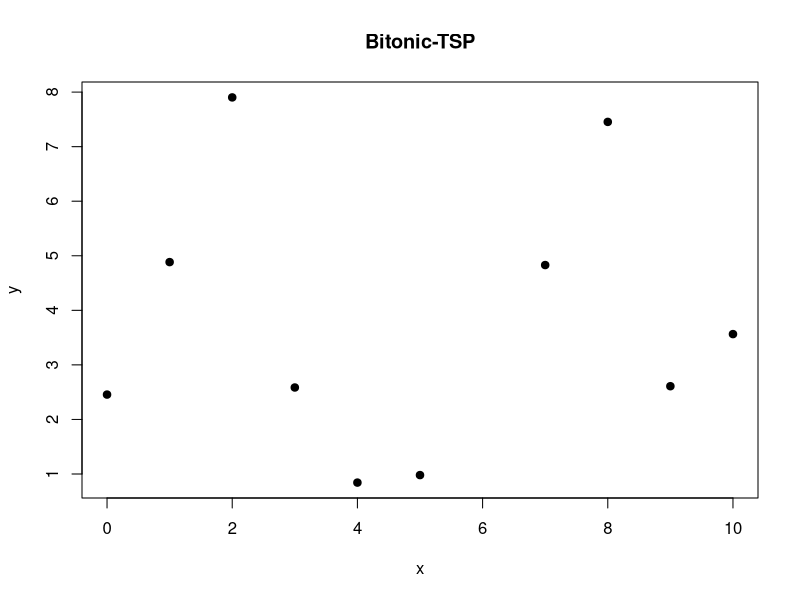

This figure's R source:

# Pomozna funkcija generiraj_tocke generira tocke (x, y) v ravnini po katerih bomo iskali pot. Tu je x naravno, y pa realno število.
# spodnja_x ... spodnja meja za x koordinato
# zgornja_x ... zgornja meja za x koordinato
# spodnja_y ... spodnja meja za y koordinato
# zgornja_y ... zgornja meja za y koordinato
# N ... želeno število točk


# Opomba: predpostavil sem, da bomo iskali pot na točkah z različnimi x koordinatami

generiraj_tocke = function(spodnja_x, zgornja_x, spodnja_y, zgornja_y, N) {
  
  # Najprej naredimo prazno tabelo. Prvi stolpec pove x, drugi pa y koordinato točke.
  seznam_tock = data.frame(matrix(nrow = 0, ncol = 2))
  colnames(seznam_tock) = c("x", "y")
  
  # Naredimo vektor razpoložljivih x koordinat
  mozni_x = spodnja_x:zgornja_x
  
  for (i in 1:N){
    
    if (length(mozni_x) == 0L){
      print("Število želenih točk presega število razpoložljivih koordinat na abscisni osi. Generirano je bilo največje možno število točk.")
      break
    }
    
    else{
    x_koord = sample(mozni_x, 1)
    seznam_tock[i,1] = x_koord
    seznam_tock[i,2] = runif(1, min = spodnja_y, max = zgornja_y)
    mozni_x = mozni_x[!mozni_x == x_koord]}
    }
  
  seznam_tock = seznam_tock[order(seznam_tock$x),]
  return(seznam_tock)
}

# Še funkcija narisi_tocke, ki bo vrnila graf točk
narisi_tocke = function(seznam){
  graf = plot(x = seznam$x,
              y = seznam$y,
              pch=19,
              xlab = "x",
              ylab = "y",
              main = "Bitonic-TSP")
  return(graf)
}



# test 
tocke = generiraj_tocke(0,10,0,10, 10)
narisi_tocke(tocke)

#problem:
problem = generiraj_tocke(0,3,0,3, 5)
# ne javi, da je preveč točk
